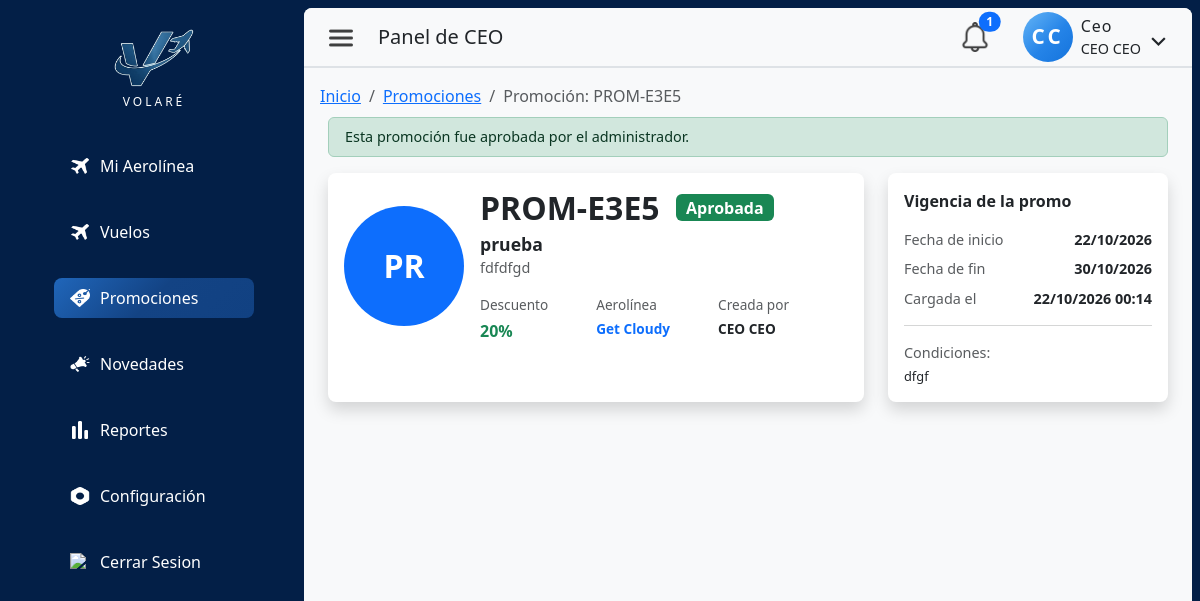
/index.php?pagina=ceo&seccion=promocion-detalle&id=9 (signed in), run on the app's committed database.
### tables this page shows
CREATE TABLE `promocion` (
  `idPromocion` int NOT NULL AUTO_INCREMENT,
  `codigo` varchar(20) NOT NULL,
  `idAerolinea` int NOT NULL,
  `idUsuarioCreador` int NOT NULL,
  `idVuelo` int DEFAULT NULL,
  `codigoOrigen` char(3) DEFAULT NULL,
  `codigoDestino` char(3) DEFAULT NULL,
  `nombre` varchar(150) NOT NULL,
  `descripcion` text,
  `descuentoPorcentaje` decimal(5,2) NOT NULL,
  `fechaInicio` date NOT NULL,
  `fechaFin` date NOT NULL,
  `estado` enum('Pendiente','Aprobada','Denegada') NOT NULL DEFAULT 'Pendiente',
  `condiciones` text,
  `acumulable` tinyint(1) NOT NULL DEFAULT '0',
  `fechaCreacion` datetime NOT NULL DEFAULT CURRENT_TIMESTAMP,
  PRIMARY KEY (`idPromocion`),
  UNIQUE KEY `codigo_UNIQUE` (`codigo`),
  KEY `fk_promocion_aerolinea_idx` (`idAerolinea`),
  KEY `fk_promocion_usuario_idx` (`idUsuarioCreador`),
  KEY `fk_promocion_vuelo_idx` (`idVuelo`),
  KEY `idx_promocion_alcance` (`idAerolinea`,`idVuelo`,`codigoOrigen`,`codigoDestino`),
  CONSTRAINT `fk_promocion_aerolinea` FOREIGN KEY (`idAerolinea`) REFERENCES `aerolinea` (`idAerolinea`) ON DELETE CASCADE,
  CONSTRAINT `fk_promocion_usuario` FOREIGN KEY (`idUsuarioCreador`) REFERENCES `usuario` (`idUsuario`) ON DELETE CASCADE,
  CONSTRAINT `fk_promocion_vuelo` FOREIGN KEY (`idVuelo`) REFERENCES `vuelo` (`idVuelo`) ON DELETE SET NULL
);

CREATE TABLE `aerolinea` (
  `idAerolinea` int NOT NULL AUTO_INCREMENT,
  `nombreAerolinea` varchar(50) NOT NULL,
  `codigoIATA` varchar(5) NOT NULL,
  `descripcion` varchar(200) DEFAULT NULL,
  `codPais` varchar(3) NOT NULL,
  `email` varchar(250) NOT NULL,
  `logoUrl` varchar(500) DEFAULT NULL,
  `activo` tinyint NOT NULL DEFAULT '1',
  `logoPublicId` varchar(500) DEFAULT NULL,
  `fechaCreacion` datetime NOT NULL DEFAULT CURRENT_TIMESTAMP,
  PRIMARY KEY (`idAerolinea`),
  UNIQUE KEY `codigoIATA_UNIQUE` (`codigoIATA`),
  UNIQUE KEY `email_UNIQUE` (`email`)
);

CREATE TABLE `usuario` (
  `idUsuario` int NOT NULL AUTO_INCREMENT,
  `nombre` varchar(50) NOT NULL,
  `apellido` varchar(50) NOT NULL,
  `tipoDocumento` enum('DNI','pasaporte','lc','le') NOT NULL,
  `nroDocumento` varchar(50) NOT NULL,
  `contrasena` varchar(255) NOT NULL,
  `email` varchar(255) NOT NULL,
  `telefono` varchar(45) NOT NULL,
  `fechaNacimiento` date NOT NULL,
  `rol` enum('cliente','ceo','admin') NOT NULL DEFAULT 'cliente',
  `activo` tinyint NOT NULL DEFAULT '0',
  `emailVerificado` tinyint NOT NULL DEFAULT '0',
  `fecha_hora_autorizacion` datetime DEFAULT NULL,
  `tokenVerificacion` varchar(64) DEFAULT NULL,
  `idAerolinea` int DEFAULT NULL,
  `fechaCreacion` datetime NOT NULL DEFAULT CURRENT_TIMESTAMP,
  PRIMARY KEY (`idUsuario`),
  UNIQUE KEY `uk_documento` (`tipoDocumento`,`nroDocumento`),
  UNIQUE KEY `email_UNIQUE` (`email`),
  UNIQUE KEY `idUsuario_UNIQUE` (`idUsuario`),
  UNIQUE KEY `nroDocumento_UNIQUE` (`nroDocumento`),
  KEY `fk_usuario_1_idx` (`idAerolinea`),
  CONSTRAINT `fk_usuario_1` FOREIGN KEY (`idAerolinea`) REFERENCES `aerolinea` (`idAerolinea`)
);

### src/config/app.php (called while the page is built, shortened)
<?php
function url(string $path = ''): string {
    $path = ltrim($path, '/');
    return APP_BASE . '/' . $path;
}

### src/controllers/PromocionController.php (called while the page is built, shortened)
<?php
class PromocionController {
    private $conexion;
    public function __construct($conexion) {
        $this->conexion = $conexion;
    }
    public function obtenerPorIdCEO(int $id): ?array {
        $idAerolinea = (int)($_SESSION['usuario']['idAerolinea'] ?? 0);
        $stmt = mysqli_prepare($this->conexion,
            "SELECT p.*, a.nombreAerolinea, a.codigoIATA,
                    u.nombre AS ceoNombre, u.apellido AS ceoApellido
            FROM promocion p
            JOIN aerolinea a ON p.idAerolinea = a.idAerolinea
            JOIN usuario   u ON p.idUsuarioCreador = u.idUsuario
            WHERE p.idPromocion = ? AND p.idAerolinea = ?");
        mysqli_stmt_bind_param($stmt, 'ii', $id, $idAerolinea);
        mysqli_stmt_execute($stmt);
        $fila = mysqli_fetch_assoc(mysqli_stmt_get_result($stmt));
        return $fila ?: null;
    }
}

### src/views/ceo/promocionDetalle.php (the view, shortened to what this page needs)
<?php
require_once __DIR__ . '/../../config/app.php';
require_once __DIR__ . '/../../controllers/PromocionController.php';
$ctrl = new PromocionController($link);
$idPromo = (int)($_GET['id'] ?? 0);
$promo = $idPromo > 0 ? $ctrl->obtenerPorIdCEO($idPromo) : null;
$volver    = url('index.php?pagina=ceo&seccion=promociones');
$estado    = $promo['estado'] ?? 'Pendiente';
$fInicio   = !empty($promo['fechaInicio']) ? date('d/m/Y', strtotime($promo['fechaInicio'])) : '—';
$fFin      = !empty($promo['fechaFin'])    ? date('d/m/Y', strtotime($promo['fechaFin']))    : '—';
$fCreacion = !empty($promo['fechaCreacion']) ? date('d/m/Y H:i', strtotime($promo['fechaCreacion'])) : '—';
$aerolinea = $promo['nombreAerolinea'] ?? ($promo['codigoIATA'] ?? '—');
$creador   = trim(($promo['ceoNombre'] ?? '') . ' ' . ($promo['ceoApellido'] ?? ''));
function badgeEstadoPromoCeoDetalle(string $estado): string {
    return match ($estado) {
        'Aprobada' => 'text-bg-success',
        'Denegada' => 'text-bg-danger',
        default    => 'text-bg-warning',
    };
}
$avisoEstado = match ($estado) {
    'Aprobada' => ['alert-success', 'Esta promoción fue aprobada por el administrador.'],
    'Denegada' => ['alert-danger',  'Esta promoción fue denegada por el administrador.'],
    default    => ['alert-warning', 'Esta promoción está pendiente de revisión por el administrador.'],
};
?>
<!DOCTYPE html>
<html lang="es">
<head>
    <link href="https://cdn.jsdelivr.net/npm/bootstrap@5.3.3/dist/css/bootstrap.min.css" rel="stylesheet">
    <link rel="stylesheet" href="<?= url('public/css/admin.css') ?>">
    <link rel="stylesheet" href="<?= url('public/css/layout/headerAdmin.css') ?>">
    <link rel="stylesheet" href="<?= url('public/css/components/tablaLista.css') ?>?v=<?= time() ?>">
</head>
<body>
<div class="d-flex min-vh-100 row g-0 m-0 p-2 pe-2">
    <aside class="admin-sidebar text-white d-none d-md-block col-md-3 col-xxl-2 pe-1">
        <?php require __DIR__ . '/../layouts/sidebarAdmin.php'; ?>
    </aside>
    <div class="admin-main col-12 col-md-9 col-xxl-10 bg-light rounded-3 overflow-hidden">
        <header class="admin-header">
            <?php require __DIR__ . '/../layouts/headerAdmin.php'; ?>
        </header>
        <main class="container-fluid d-flex flex-column gap-3 p-3 admin-content">
<div>
    <nav class="breadcrumbCont" aria-label="breadcrumb">
        <ol class="breadcrumb">
            <li class="breadcrumb-item"><a href="<?= url('index.php?pagina=ceo') ?>">Inicio</a></li>
            <li class="breadcrumb-item"><a href="<?= $volver ?>">Promociones</a></li>
            <li class="breadcrumb-item active" aria-current="page">Promoción: <?= htmlspecialchars($promo['codigo'] ?? 'Detalle') ?></li>
        </ol>
    </nav>
    <div class="contForm col-12 d-flex flex-column p-2 gap-3">
        <div class="alert <?= $avisoEstado[0] ?> m-0 py-2" role="alert" style="font-size:0.9rem;">
            <?= $avisoEstado[1] ?>
        </div>
        <div class="p-0 m-0 d-flex flex-column flex-md-row justify-content-between gap-4">
            <div class="bg-white shadow rounded-3 p-3 flex-grow-1">
                <div class="d-flex flex-column flex-sm-row gap-3 align-items-center w-100">
                    <div class="rounded-circle bg-primary d-flex align-items-center justify-content-center flex-shrink-0" style="width:120px; height:120px;">
                        <span class="text-white fw-bold text-uppercase fs-2"><?= htmlspecialchars(substr($promo['codigo'] ?? 'PR', 0, 2)) ?></span>
                    </div>
                    <div class="d-flex flex-column flex-grow-1 justify-content-between" style="min-height:120px;">
                        <div class="d-flex align-items-center gap-3 flex-wrap">
                            <h2 class="fw-bold m-0 text-uppercase"><?= htmlspecialchars($promo['codigo'] ?? '') ?></h2>
                            <span class="badge <?= badgeEstadoPromoCeoDetalle($estado) ?> fs-6"><?= htmlspecialchars($estado) ?></span>
                        </div>
                        <p class="text-dark fw-semibold m-0 mt-1" style="font-size:1.1rem;">
                            <?= htmlspecialchars($promo['nombre'] ?? '') ?>
                        </p>
                        <p class="text-muted m-0" style="font-size:0.9rem;">
                            <?= !empty($promo['descripcion']) ? htmlspecialchars($promo['descripcion']) : 'Sin descripción detallada.' ?>
                        </p>
                        <div class="d-flex flex-wrap gap-5 mt-3" style="font-size:0.85rem;">
                            <span class="d-flex flex-column gap-1">
                                <span class="text-muted">Descuento</span>
                                <strong class="text-success fs-6"><?= (float)($promo['descuentoPorcentaje'] ?? 0) ?>%</strong>
                            </span>
                            <span class="d-flex flex-column gap-1">
                                <span class="text-muted">Aerolínea</span>
                                <strong class="text-primary"><?= htmlspecialchars($aerolinea) ?></strong>
                            </span>
                            <span class="d-flex flex-column gap-1">
                                <span class="text-muted">Creada por</span>
                                <strong><?= $creador !== '' ? htmlspecialchars($creador) : '—' ?></strong>
                            </span>
                        </div>
                    </div>
                </div>
            </div>
            <div class="d-flex flex-column p-3 rounded-3 bg-white shadow" style="min-width: 280px;">
                <p class="fw-semibold m-0 mb-3">Vigencia de la promo</p>
                <div class="d-flex flex-column justify-content-evenly gap-2 h-100" style="font-size:0.9rem;">
                    <div class="d-flex flex-row align-items-center justify-content-between">
                        <span class="text-muted">Fecha de inicio</span>
                        <span class="fw-semibold"><?= $fInicio ?></span>
                    </div>
                    <div class="d-flex flex-row align-items-center justify-content-between">
                        <span class="text-muted">Fecha de fin</span>
                        <span class="fw-semibold"><?= $fFin ?></span>
                    </div>
                    <div class="d-flex flex-row align-items-center justify-content-between">
                        <span class="text-muted">Cargada el</span>
                        <span class="fw-semibold"><?= $fCreacion ?></span>
                    </div>
                    <hr class="text-muted my-2">
                    <div>
                        <span class="text-muted d-block mb-1">Condiciones:</span>
                        <p class="text-dark m-0" style="font-size:0.8rem; line-height: 1.4;">
                            <?= !empty($promo['condiciones']) ? htmlspecialchars($promo['condiciones']) : 'Sin condiciones especificadas.' ?>
                        </p>
                    </div>
                </div>
            </div>
        </div>
    </div>
</div>
        </main>
    </div>
</div>
</body>
</html>

### public/css/admin.css (style rules this page uses)
html, body { height: 100%; overflow: auto; }
body { margin: 0; padding: 0; background-color: #031f47; }
.admin-sidebar { height: calc(100vh - 16px); flex-shrink: 0; }
.admin-main { height:auto; display: flex; flex-direction: column; }
.admin-sidebar, .admin-main { transition: width 0.3s ease, flex-basis 0.3s ease, max-width 0.3s ease; }
.admin-content { flex: 1; overflow-y: visible; min-height: auto; height: auto; }
.breadcrumbCont { height: 25px; }

### data on the page
promocion: codigo "PROM-E3E5", estado "Esta promoción fue aprobada por el administrador.", codigo "PR", estado "Aprobada", nombre "prueba", descripcion "fdfdfgd", descuentoPorcentaje "20", idAerolinea.nombreAerolinea "Get Cloudy", idUsuarioCreador.apellido "CEO CEO", fechaInicio "22/10/2026", fechaFin "30/10/2026", fechaCreacion "22/10/2026 00:14", condiciones "dfgf"

### other printed values
$link['label'] "Mi Aerolínea"
$link['label'] "Vuelos"
$link['label'] "Promociones"
$link['label'] "Novedades"
$link['label'] "Reportes"
$link['label'] "Configuración"
$rol "Ceo"
$usuario['nombre'] "CEO"
$usuario['apellido'] "CEO"
